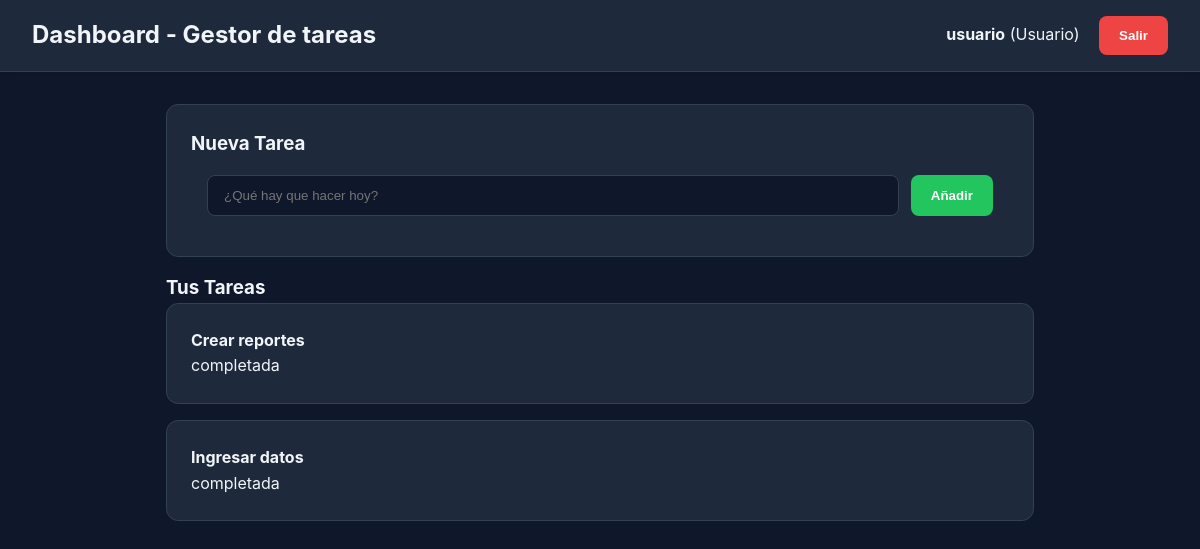
Page /ejercicio01/index.php (signed in) on the committed database.
### tables this page shows
CREATE TABLE IF NOT EXISTS `tareas` (
  `id` int NOT NULL AUTO_INCREMENT,
  `titulo` varchar(255) DEFAULT NULL,
  `estado` enum('pendiente','completada') DEFAULT 'pendiente',
  `usuario_id` int DEFAULT NULL,
  PRIMARY KEY (`id`),
  KEY `usuario_id` (`usuario_id`),
  CONSTRAINT `fk_usuario_tarea` FOREIGN KEY (`usuario_id`) REFERENCES `usuarios` (`id`) ON DELETE CASCADE
);

### ejercicio01/index.php (the view, shortened to what this page needs)
<?php
include(__DIR__ . "/../config/conexion.php");
$user = $_SESSION['user'];
$sql = ($user['rol'] === 'Administrador')
    ? "SELECT * FROM tareas ORDER BY id DESC"
    : "SELECT * FROM tareas WHERE usuario_id = ? ORDER BY id DESC";
$stmt = $conn->prepare($sql);
if ($user['rol'] !== 'Administrador') $stmt->bind_param("i", $user['id']);
$stmt->execute();
$result = $stmt->get_result();
?>
<!DOCTYPE html>
<html lang="es">
<head>
    <link rel="stylesheet" href="../css/estilos.css">
</head>
<body>
<header>
    <h2>Dashboard - Gestor de tareas</h2>
    <div class="user-info">
        <span><strong><?php echo htmlspecialchars($user['username']); ?></strong> (<?php echo $user['rol']; ?>)</span>
        <a href="logout.php"><button class="btn-delete" style="margin-left:15px">Salir</button></a>
    </div>
</header>
<div class="container">
    <div class="card">
        <h3>Nueva Tarea</h3>
        <form action="agregar.php" method="POST" class="task-form">
            <input type="text" name="titulo" placeholder="¿Qué hay que hacer hoy?" required>
            <button type="submit" class="btn-add">Añadir</button>
        </form>
    </div>
    <h3>Tus Tareas</h3>
    <?php while($row = $result->fetch_assoc()): ?>
        <div class="card task-item <?php echo $row['estado']; ?>">
            <div style="display:flex; justify-content:space-between; align-items:start">
                <div>
                    <h4><?php echo htmlspecialchars($row['titulo']); ?></h4>
                    <span class="estado <?php echo $row['estado']; ?>"><?php echo $row['estado']; ?></span>
                </div>
            </div>
        </div>
    <?php endwhile; ?>
</div>
</body>
</html>

### css/estilos.css (style rules this page uses)
:root { --bg-main: #0f172a; --bg-card: #1e293b; --text-primary: #f1f5f9; --text-secondary: #94a3b8; --accent-success: #22c55e; --accent-error: #ef4444; --accent-info: #3b82f6; --radius: 12px; --transition: all 0.3s ease; }
* { box-sizing: border-box; margin: 0; padding: 0; }
body { font-family: 'Inter', system-ui, sans-serif; background: var(--bg-main); color: var(--text-primary); line-height: 1.6; }
header { background: var(--bg-card); padding: 1rem 2rem; display: flex; justify-content: space-between; align-items: center; border-bottom: 1px solid #334155; box-shadow: 0 4px 6px -1px rgba(0,0,0,0.1); }
.container { max-width: 900px; margin: 2rem auto; padding: 0 1rem; }
.card { background: var(--bg-card); padding: 1.5rem; border-radius: var(--radius); margin-bottom: 1rem; border: 1px solid #334155; transition: var(--transition); }
form.task-form { display: flex; gap: 0.75rem; background: var(--bg-card); padding: 1rem; border-radius: var(--radius); }
input { flex: 1; padding: 0.75rem 1rem; border-radius: 8px; border: 1px solid #334155; background: #0f172a; color: white; outline: none; }
button { padding: 0.75rem 1.25rem; border-radius: 8px; border: none; font-weight: 600; cursor: pointer; transition: var(--transition); }
.btn-add { background: var(--accent-success); color: white; }
.btn-delete { background: var(--accent-error); color: white; }

### rows in the picture
tareas: titulo "Crear reportes", estado "completada"
tareas: titulo "Ingresar datos", estado "completada"

### other values in the picture
$user['username'] "usuario"
$user['rol'] "Usuario"
